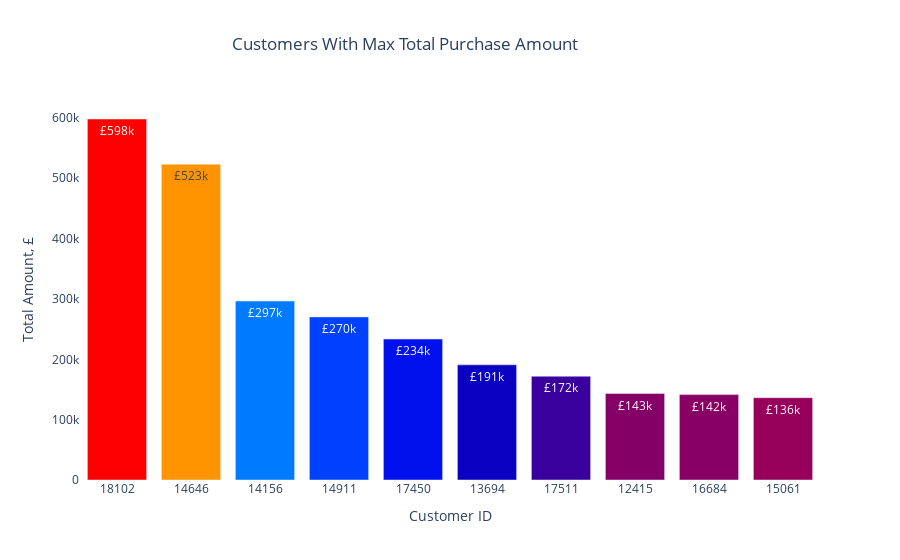

The cell this chart's notebook holds for it:
### Code cell
fig = go.Figure(data=[
    go.Bar(name='Customers With Max Total Purchase Amount', 
           x=retail_customers_desc['Customer ID'].astype(str), 
           y=retail_customers_desc['Total'],
           marker_opacity=1,
           hovertext=retail_customers_desc['Country'],
           marker={'color': retail_customers_desc['Total'],
                   'colorscale': 'Rainbow'})
    ])

fig.update_traces(texttemplate='£%{y:.3s}', textposition='inside')

fig.update_layout(title='Customers With Max Total Purchase Amount',
                  title_x=0.45,
                  xaxis_title="Customer ID",
                  yaxis_title="Total Amount, £",
                  plot_bgcolor='white')
fig.show()

### Figure 1 — Plotly figure (JSON) as saved in the notebook; plotly's stock layout.template omitted (floating-point values rounded to 4 significant figures)
{"data": [{"hovertext": ["United Kingdom", "Netherlands", "EIRE", "EIRE", "United Kingdom", "United Kingdom", "United Kingdom", "Australia", "United Kingdom", "United Kingdom"], "marker": {"color": [598200.0, 523300.0, 296600.0, 270200.0, 233600.0, 190800.0, 171900.0, 143300.0, 141500.0, 136400.0], "colorscale": [[0, "rgb(150,0,90)"], [0.125, "rgb(0,0,200)"], [0.25, "rgb(0,25,255)"], [0.375, "rgb(0,152,255)"], [0.5, "rgb(44,255,150)"], [0.625, "rgb(151,255,0)"], [0.75, "rgb(255,234,0)"], [0.875, "rgb(255,111,0)"], [1, "rgb(255,0,0)"]], "opacity": 1}, "name": "Customers With Max Total Purchase Amount", "textposition": "inside", "texttemplate": "£%{y:.3s}", "type": "bar", "x": ["18102", "14646", "14156", "14911", "17450", "13694", "17511", "12415", "16684", "15061"], "y": [598200.0, 523300.0, 296600.0, 270200.0, 233600.0, 190800.0, 171900.0, 143300.0, 141500.0, 136400.0]}], "layout": {"plot_bgcolor": "white", "title": {"text": "Customers With Max Total Purchase Amount", "x": 0.45}, "xaxis": {"title": {"text": "Customer ID"}}, "yaxis": {"title": {"text": "Total Amount, £"}}}}
